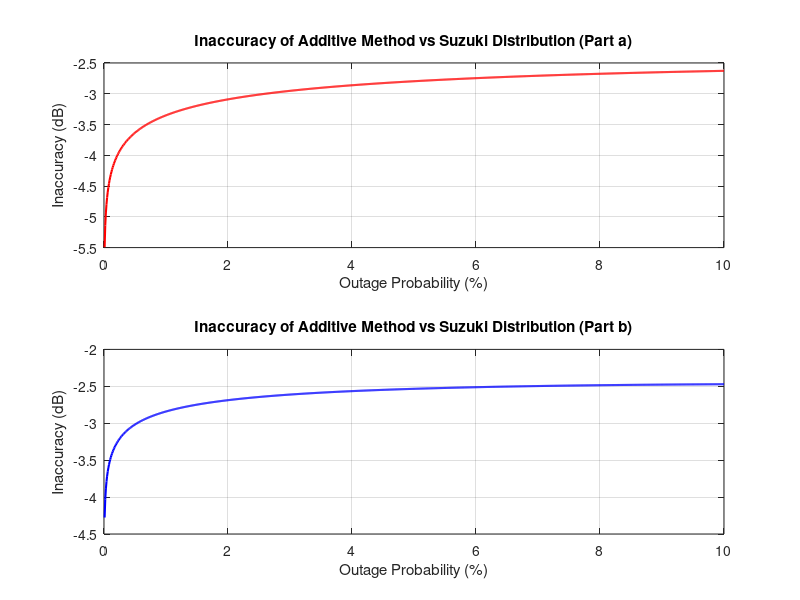

Write MATLAB code to recreate this figure.
clc;
clear all;
close all;

% Define constants
sigma_F_1 = 8; % Standard deviation in dB for part (a)
sigma_F_2 = 10; % Standard deviation in dB for part (b)
mu_1 = 0; % Mean in dB for part (a)
mu_2 = 0; % Mean in dB for part (b)

% Define the range of outage probabilities from 0.01% to 10%
outage_prob = linspace(0.0001, 0.1, 1000);

% Calculate additive margins for Rayleigh and log-normal (large-scale) fading
Rayleigh_margin = @(F) sqrt(2) * erfcinv(2 * F); % Rayleigh margin in dB
Lognormal_margin = @(F, sigma_F) 20 * log10(F) / (sqrt(2) * sigma_F);

% Joint distribution using the Suzuki model (numerical integration)
Suzuki_margin = @(F, sigma_F) sqrt(2 * pi) * integral(@(r) exp(-r.^2 / 2) .* ...
    exp(-((20*log10(r) - mu_1).^2) ./ (2 * sigma_F^2)), 0, inf);

% Part (a): Calculate for sigma_F = 8 dB, mu = 0 dB
sigma_F = sigma_F_1;
mu = mu_1;
additive_margin_a = Rayleigh_margin(outage_prob) + Lognormal_margin(outage_prob, sigma_F);
suzuki_margin_a = arrayfun(@(F) Suzuki_margin(F, sigma_F), outage_prob);

% Part (b): Calculate for sigma_F = 10 dB, mu = 0 dB
sigma_F = sigma_F_2;
mu = mu_2;
additive_margin_b = Rayleigh_margin(outage_prob) + Lognormal_margin(outage_prob, sigma_F);
suzuki_margin_b = arrayfun(@(F) Suzuki_margin(F, sigma_F), outage_prob);

% Calculate the inaccuracies
inaccuracy_a = additive_margin_a - suzuki_margin_a;
inaccuracy_b = additive_margin_b - suzuki_margin_b;

% Plot results for Part (a)
figure;
subplot(2, 1, 1);
plot(outage_prob*100, inaccuracy_a, 'r', 'LineWidth', 1.5);
title('Inaccuracy of Additive Method vs Suzuki Distribution (Part a)');
xlabel('Outage Probability (%)');
ylabel('Inaccuracy (dB)');
grid on;

% Plot results for Part (b)
subplot(2, 1, 2);
plot(outage_prob*100, inaccuracy_b, 'b', 'LineWidth', 1.5);
title('Inaccuracy of Additive Method vs Suzuki Distribution (Part b)');
xlabel('Outage Probability (%)');
ylabel('Inaccuracy (dB)');
grid on;

% Display results
disp('Part (a) - Inaccuracy for additive vs Suzuki (σ_F=8dB, μ=0dB):');
disp(inaccuracy_a);

disp('Part (b) - Inaccuracy for additive vs Suzuki (σ_F=10dB, μ=0dB):');
disp(inaccuracy_b);
